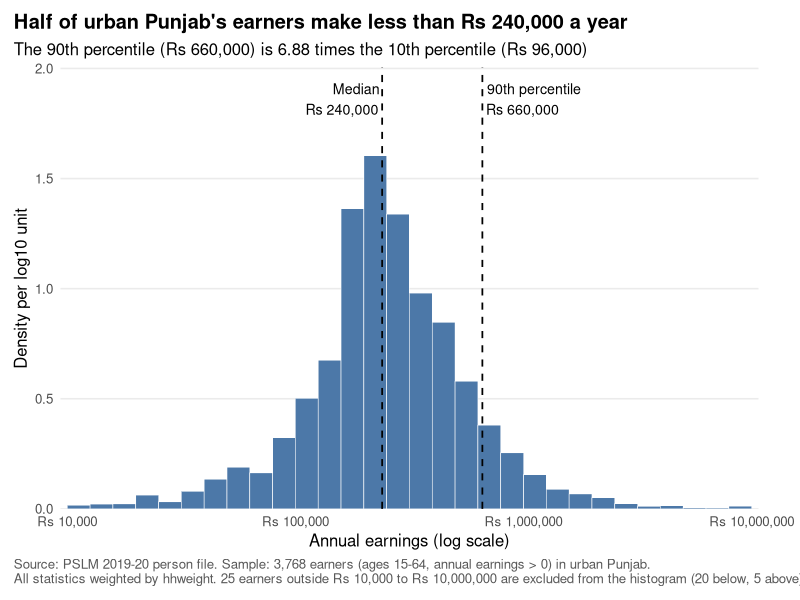

The R source for this figure:
# 03_distribution.R  (Question 2: weighted histogram of annual earnings)
# Run 01_prepare.R first.

library(readr)
library(dplyr)
library(ggplot2)

earners <- read_csv("outputs/analysis_data.csv", show_col_types = FALSE)
q2      <- read_csv("outputs/q2_numbers.csv", show_col_types = FALSE)

# Keep Rs 10,000 to Rs 10,000,000 (log10 4 to 7); the rest are counted in the caption
in_range <- earners |>
  filter(earn_annual >= 1e4, earn_annual <= 1e7) |>
  mutate(log_earn = log10(earn_annual))

rupees <- function(v) paste0("Rs ", format(v, big.mark = ",", scientific = FALSE, trim = TRUE))

med <- log10(q2$weighted_median)
p90 <- log10(q2$weighted_p90)

p <- ggplot(in_range, aes(x = log_earn, weight = hhweight)) +
  # density = weighted share in the bin / bin width (0.1), i.e. per log10 unit
  geom_histogram(aes(y = after_stat(density)),
                 breaks = seq(4, 7, by = 0.1), closed = "left",
                 fill = "#4C78A8", colour = "white", linewidth = 0.2) +
  geom_vline(xintercept = c(med, p90), linetype = "dashed", linewidth = 0.6) +
  annotate("text", x = med, y = Inf, vjust = 1.5, hjust = 1.05, size = 3.6,
           label = paste0("Median\n", rupees(q2$weighted_median))) +
  annotate("text", x = p90, y = Inf, vjust = 1.5, hjust = -0.05, size = 3.6,
           label = paste0("90th percentile\n", rupees(q2$weighted_p90))) +
  scale_x_continuous(limits = c(4, 7), breaks = 4:7,
                     labels = rupees(10^(4:7)),
                     expand = expansion(mult = 0.01)) +
  scale_y_continuous(expand = expansion(mult = c(0, 0.25))) +
  labs(
    title = paste0("Half of urban Punjab's earners make less than ",
                   rupees(q2$weighted_median), " a year"),
    subtitle = paste0("The 90th percentile (", rupees(q2$weighted_p90), ") is ",
                      format(q2$p90_p10_ratio, nsmall = 2), " times the 10th percentile (",
                      rupees(q2$weighted_p10), ")"),
    x = "Annual earnings (log scale)",
    y = "Density per log10 unit",
    caption = paste0(
      "Source: PSLM 2019-20 person file. Sample: ", format(q2$n_earners, big.mark = ","),
      " earners (ages 15-64, annual earnings > 0) in urban Punjab.\n",
      "All statistics weighted by hhweight. ", q2$excluded_total,
      " earners outside Rs 10,000 to Rs 10,000,000 are excluded from the histogram (",
      q2$excluded_below_10k, " below, ", q2$excluded_above_10m, " above).")
  ) +
  theme_minimal(base_size = 12) +
  theme(panel.grid.minor = element_blank(),
        panel.grid.major.x = element_blank(),
        plot.title = element_text(face = "bold"),
        plot.caption = element_text(hjust = 0, colour = "grey35"),
        plot.title.position = "plot",
        plot.caption.position = "plot",
        plot.margin = margin(10, 30, 10, 10))

ggsave("figures/q2_distribution.svg", p, width = 9, height = 5.5)
